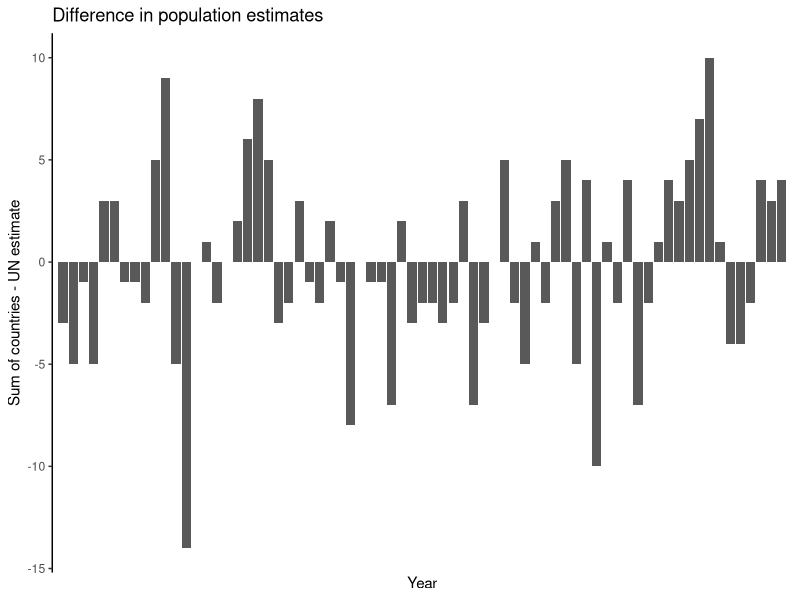
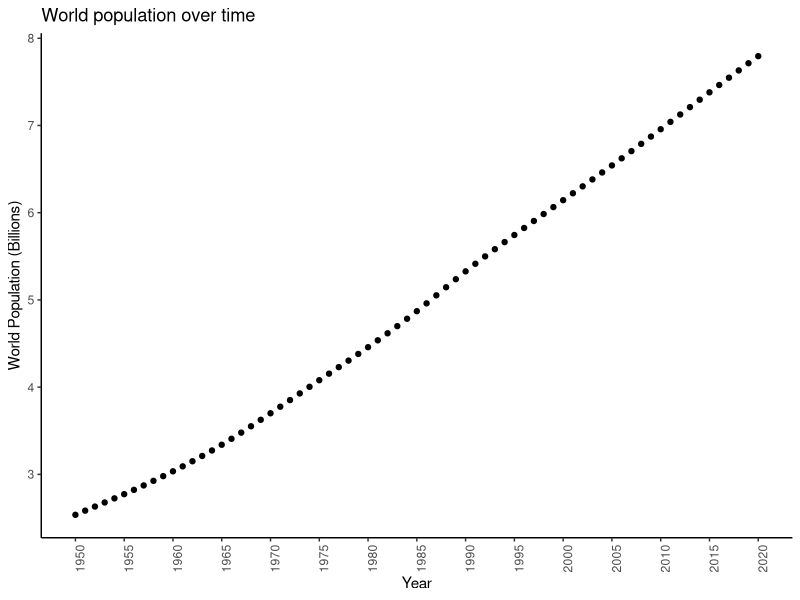
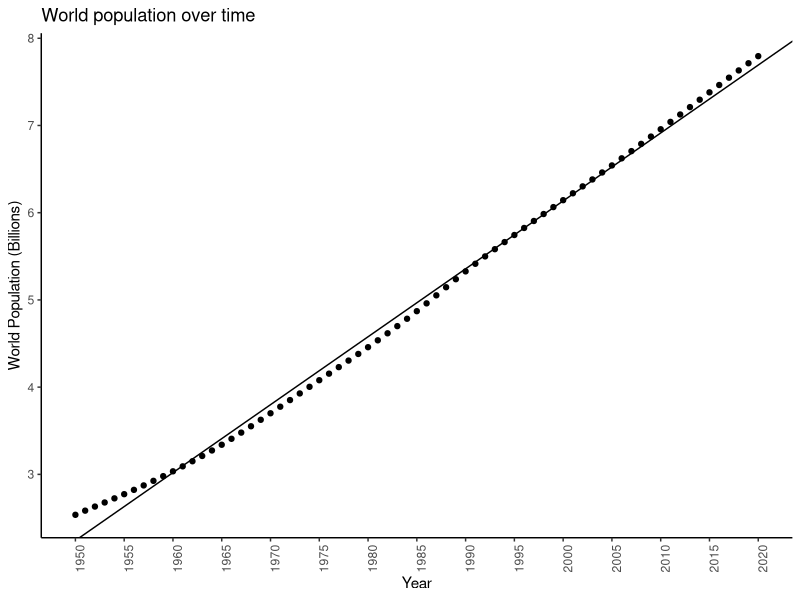
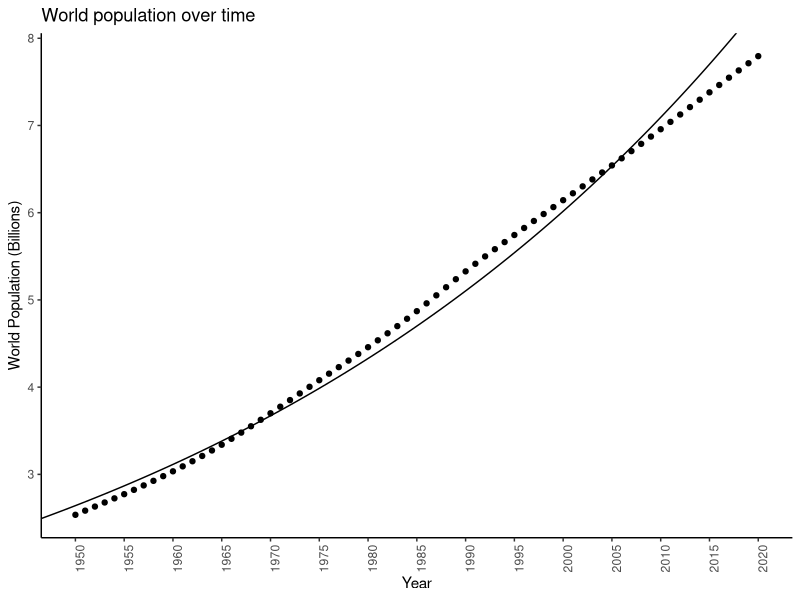

Recreate these plots in R, in order.
## ---- chunk 1
library(tidyverse)
## ---- chunk 2
worldpop <- readr::read_csv(
  file = "data/worldpop/worldpop-estimates.csv",
  col_names = TRUE,
  col_types = stringr::str_c(c("c",rep("n",71)),collapse = "")
)
glimpse(worldpop)
## ---- chunk 3
remove_space <- function(x) stringr::str_remove_all(x," ")
worldpop <- readr::read_csv(
  file = "data/worldpop/worldpop-estimates.csv",
  col_names = TRUE,
  col_types = stringr::str_c(rep("c",72),collapse = "")
) %>%
  # Remove the space
  mutate_at(vars(`1950`:`2020`),remove_space) %>%
  # Convert to numeric
  mutate_at(vars(`1950`:`2020`),as.numeric)
glimpse(worldpop)
## ---- chunk 4
worldpop <- worldpop %>%
  pivot_longer(
    `1950`:`2020`,
    names_to = "year",
    values_to = "population"
  ) %>%
  mutate(year = as.numeric(year))
glimpse(worldpop)




  
## ---- chunk 5
worldpop_summed <- worldpop %>%
  filter(country != "WORLD") %>%
  group_by(year) %>%
  summarize(worldpop = sum(population))

worldpop_un <- worldpop %>% filter(country == "WORLD")

worldpop_joined <- inner_join(worldpop_summed,worldpop_un,by = "year")
glimpse(worldpop_joined)
worldpop_joined %>%
  ggplot(aes(x = year,y = worldpop - population)) +
  theme_classic() + 
  geom_bar(stat = "identity") +
  theme(axis.text.x = element_text(angle = 90)) +
  labs(title = "Difference in population estimates",
       x = "Year",
       y = "Sum of countries - UN estimate") +
  scale_x_discrete(breaks = as.character(seq(1950,2020,by=5)))
## ---- chunk 6
remove_comma <- function(x) stringr::str_remove_all(x,",")
worldpop_pred_median <- readr::read_csv(
  file = "data/worldpop/worldpop-pred-median.csv",
  col_names = TRUE,
  col_types = stringr::str_c(rep("c",18),collapse = "")
) %>%
  # Remove the commas. R already removed the quotes.
  mutate_at(vars(`2020`:`2100`),remove_comma) %>%
  # Convert to numeric
  mutate_at(vars(`2020`:`2100`),as.numeric) %>%
  # Pivot to long format
  pivot_longer(
    `2020`:`2100`,
    names_to = "year",
    values_to = "population"
  ) %>%
  mutate(year = as.numeric(year))
glimpse(worldpop_pred_median)
## ---- chunk 7
worldpop_pred_lower95 <- readr::read_csv(
  file = "data/worldpop/worldpop-pred-lower95.csv",
  col_names = TRUE,
  col_types = stringr::str_c(rep("c",18),collapse = "")
) %>%
  # Remove the commas. R already removed the quotes.
  mutate_at(vars(`2020`:`2100`),remove_comma) %>%
  # Convert to numeric
  mutate_at(vars(`2020`:`2100`),as.numeric) %>%
  # Pivot to long format
  pivot_longer(
    `2020`:`2100`,
    names_to = "year",
    values_to = "population_lower95"
  ) %>%
  mutate(year = as.numeric(year))
worldpop_pred_upper95 <- readr::read_csv(
  file = "data/worldpop/worldpop-pred-upper95.csv",
  col_names = TRUE,
  col_types = stringr::str_c(rep("c",18),collapse = "")
) %>%
  # Remove the commas. R already removed the quotes.
  mutate_at(vars(`2020`:`2100`),remove_comma) %>%
  # Convert to numeric
  mutate_at(vars(`2020`:`2100`),as.numeric) %>%
  # Pivot to long format
  pivot_longer(
    `2020`:`2100`,
    names_to = "year",
    values_to = "population_upper95"
  ) %>%
  mutate(year = as.numeric(year))

worldpop_pred <- worldpop_pred_median %>%
  inner_join(worldpop_pred_lower95,by = c("country","year")) %>%
  inner_join(worldpop_pred_upper95,by = c("country","year"))

glimpse(worldpop_pred)
## ---- chunk 8
worldpopplot <- worldpop %>%
  filter(country=='WORLD') %>%
  ggplot(aes(x = year,y = population)) +
  theme_classic() +
  geom_point() +
  theme(axis.text.x = element_text(angle = 90)) +
  labs(title = "World population over time",
       x = "Year",
       y = "World Population (Billions)") +
  scale_x_continuous(breaks = seq(1950,2020,by=5)) +
  scale_y_continuous(labels = function(x) x*1e-06)
worldpopplot
## ---- chunk 9
popofworld <- worldpop %>% filter(country == 'WORLD') %>% pull(population)
cat("Mean: ",mean(diff(popofworld)),"\n")
## ---- chunk 10
diffmod <- lm(population ~ as.numeric(year),data = filter(worldpop,country == 'WORLD'))
summary(diffmod)
unname(coef(diffmod)[2]) # Should be close to the mean difference
## ---- chunk 11
worldpopplot + geom_abline(slope = coef(diffmod)[2],intercept = coef(diffmod)[1])
## ---- chunk 12
logpopdat <- worldpop %>%
  filter(country == 'WORLD') %>%
  mutate(logpopulation = log(population))
logmodel <- lm(logpopulation ~ year,data = logpopdat)
## ---- chunk 13
summary(logmodel)
exp(unname(coef(logmodel)[2])) - 1 # Delta
## ---- chunk 14
logpopdat %>%
  ggplot(aes(x = year,y = logpopulation)) +
  theme_classic() + 
  geom_point() +
  geom_abline(slope = coef(logmodel)[2],intercept = coef(logmodel)[1]) + 
  coord_trans(y = "exp") + 
  theme(axis.text.x = element_text(angle = 90)) +
  labs(title = "World population over time",
       x = "Year",
       y = "World Population (Billions)") +
  scale_x_continuous(breaks = seq(1950,2020,by=5)) +
  scale_y_continuous(breaks = log(3:8 * 1e06),labels = function(x) exp(x)*1e-06)
